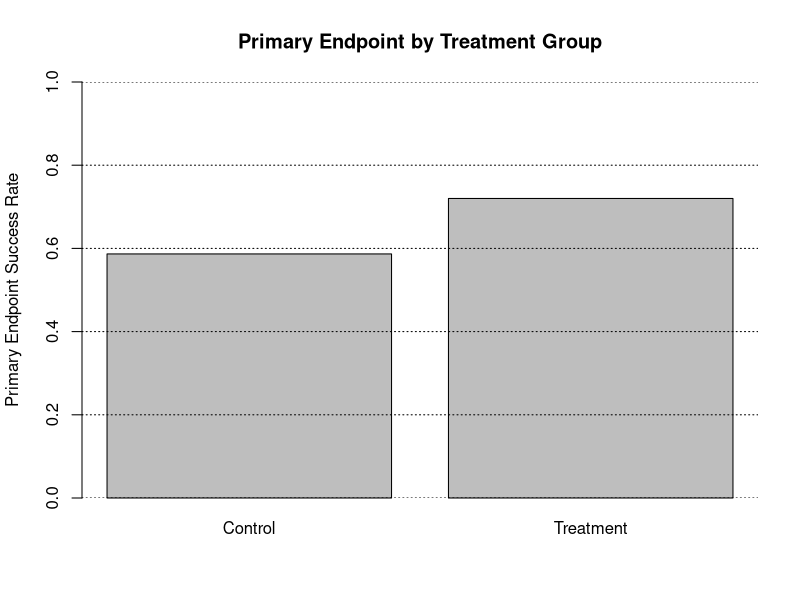

Write the R code that produced this figure.
# ============================================================
# Project 02: Randomized Clinical Trial Analysis
# Statistical Analysis
# ============================================================

# Load simulated dataset
rct_data <- read.csv("rct_data.csv")

# ------------------------------------------------------------
# 1. Baseline characteristics
# ------------------------------------------------------------

format_mean_sd <- function(x) {
  sprintf("%.1f (%.1f)", mean(x), sd(x))
}

format_n_pct <- function(x, level) {
  n <- sum(x == level)
  pct <- 100 * n / length(x)
  sprintf("%d (%.1f%%)", n, pct)
}

control <- rct_data[rct_data$treatment == "Control", ]
treatment <- rct_data[rct_data$treatment == "Treatment", ]

baseline_table <- data.frame(
  Characteristic = c(
    "N",
    "Age, mean (SD)",
    "Female, n (%)",
    "Baseline Score, mean (SD)"
  ),
  Control = c(
    nrow(control),
    format_mean_sd(control$age),
    format_n_pct(control$sex, "Female"),
    format_mean_sd(control$baseline_score)
  ),
  Treatment = c(
    nrow(treatment),
    format_mean_sd(treatment$age),
    format_n_pct(treatment$sex, "Female"),
    format_mean_sd(treatment$baseline_score)
  )
)

# ------------------------------------------------------------
# 2. Primary endpoint analysis
# ------------------------------------------------------------

x_control <- sum(control$primary_success)
n_control <- nrow(control)

x_treatment <- sum(treatment$primary_success)
n_treatment <- nrow(treatment)

p_control <- x_control / n_control
p_treatment <- x_treatment / n_treatment

risk_difference <- p_treatment - p_control

# Two-sided test for difference in proportions
primary_test <- prop.test(
  x = c(x_treatment, x_control),
  n = c(n_treatment, n_control),
  correct = FALSE
)

# Approximate 95% CI for risk difference
se_rd <- sqrt(
  p_treatment * (1 - p_treatment) / n_treatment +
    p_control * (1 - p_control) / n_control
)

z <- qnorm(0.975)

rd_lower <- risk_difference - z * se_rd
rd_upper <- risk_difference + z * se_rd

primary_endpoint <- data.frame(
  Measure = c(
    "Treatment Success",
    "Control Success",
    "Risk Difference",
    "95% CI Lower",
    "95% CI Upper",
    "P-value"
  ),
  Result = c(
    sprintf("%d/%d (%.1f%%)",
            x_treatment, n_treatment, 100 * p_treatment),
    sprintf("%d/%d (%.1f%%)",
            x_control, n_control, 100 * p_control),
    sprintf("%.1f%%", 100 * risk_difference),
    sprintf("%.1f%%", 100 * rd_lower),
    sprintf("%.1f%%", 100 * rd_upper),
    sprintf("%.4f", primary_test$p.value)
  )
)

# ------------------------------------------------------------
# 3. Export results
# ------------------------------------------------------------

write.csv(
  baseline_table,
  "baseline_table.csv",
  row.names = FALSE
)

write.csv(
  primary_endpoint,
  "primary_endpoint.csv",
  row.names = FALSE
)

# ------------------------------------------------------------
# 4. Display results
# ------------------------------------------------------------

cat("\nBASELINE CHARACTERISTICS\n")
print(baseline_table)

cat("\nPRIMARY ENDPOINT ANALYSIS\n")
print(primary_endpoint)

# ------------------------------------------------------------
# 5. Treatment effect figure
# ------------------------------------------------------------

success_rates <- c(
  Control = mean(rct_data$primary_success[rct_data$treatment == "Control"]),
  Treatment = mean(rct_data$primary_success[rct_data$treatment == "Treatment"])
)

png("treatment_effect.png", width = 800, height = 600)

barplot(
  success_rates,
  ylim = c(0, 1),
  ylab = "Primary Endpoint Success Rate",
  main = "Primary Endpoint by Treatment Group"
)

abline(
  h = seq(0, 1, 0.2),
  lty = 3
)

dev.off()
